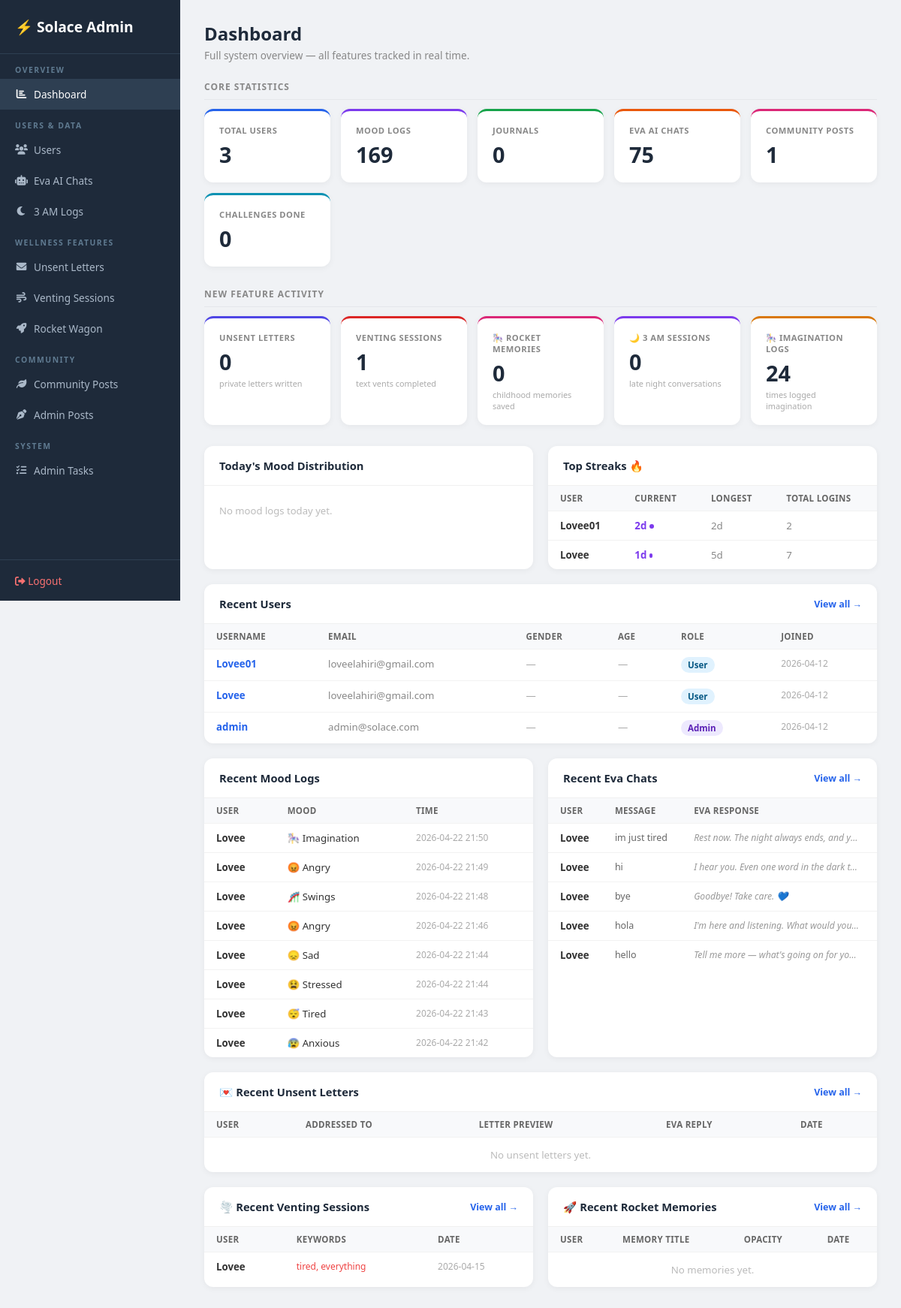
Page /admin (signed in) on the earlier database version.
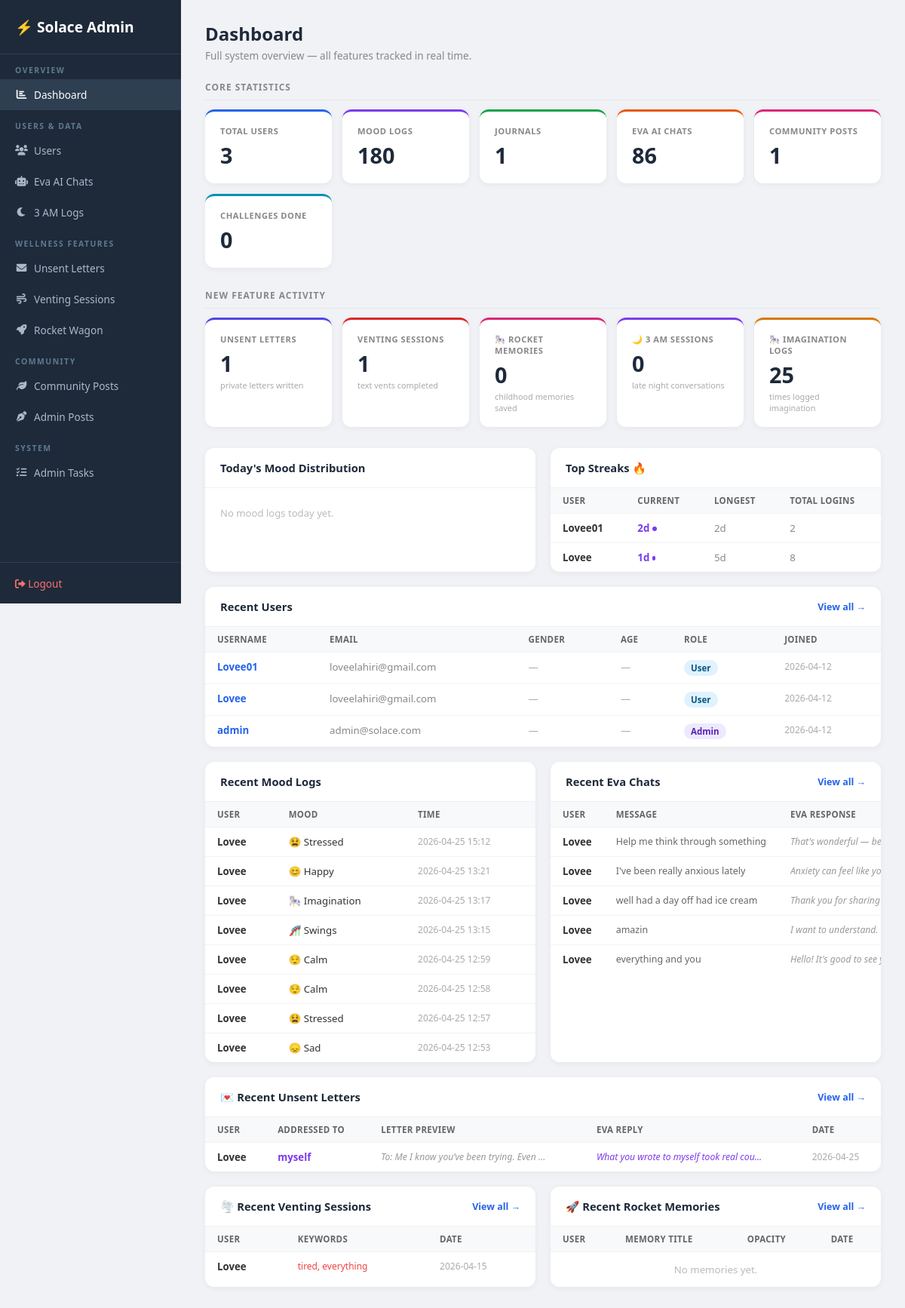
Same page on the later database version.
### tables this page shows
CREATE TABLE login_streaks (
                id            INTEGER PRIMARY KEY AUTOINCREMENT,
                user_id       INTEGER UNIQUE REFERENCES users(id),
                current_streak INTEGER DEFAULT 0,
                longest_streak INTEGER DEFAULT 0,
                last_login_date TEXT,
                total_logins   INTEGER DEFAULT 0
            );

CREATE TABLE users (
                id         INTEGER PRIMARY KEY AUTOINCREMENT,
                username   TEXT UNIQUE NOT NULL,
                email      TEXT NOT NULL,
                password   TEXT NOT NULL,
                is_admin   INTEGER DEFAULT 0,
                created_at DATETIME DEFAULT CURRENT_TIMESTAMP
            , gender TEXT DEFAULT '', age INTEGER DEFAULT 0, age_group TEXT DEFAULT '', dob TEXT DEFAULT '');

CREATE TABLE mood_logs (
                id        INTEGER PRIMARY KEY AUTOINCREMENT,
                user_id   INTEGER NOT NULL REFERENCES users(id),
                mood      TEXT NOT NULL,
                timestamp DATETIME DEFAULT CURRENT_TIMESTAMP
            );

CREATE TABLE chat_history (
                id           INTEGER PRIMARY KEY AUTOINCREMENT,
                session_id   TEXT,
                user_id      INTEGER REFERENCES users(id),
                user_message TEXT,
                ai_response  TEXT,
                timestamp    DATETIME DEFAULT CURRENT_TIMESTAMP
            );

CREATE TABLE venting_sessions (
                id         INTEGER PRIMARY KEY AUTOINCREMENT,
                user_id    INTEGER REFERENCES users(id),
                transcript TEXT,
                keywords   TEXT,
                created_at DATETIME DEFAULT CURRENT_TIMESTAMP
            );

CREATE TABLE unsent_letters (
                id         INTEGER PRIMARY KEY AUTOINCREMENT,
                user_id    INTEGER REFERENCES users(id),
                addressed_to TEXT NOT NULL,
                letter     TEXT NOT NULL,
                eva_reply  TEXT,
                created_at DATETIME DEFAULT CURRENT_TIMESTAMP
            );

### app.py (the view)
@app.route("/admin")
@admin_required
def admin_dashboard() -> Any:
    with get_db() as conn:
        total_users      = conn.execute("SELECT COUNT(*) FROM users").fetchone()[0]
        total_moods      = conn.execute("SELECT COUNT(*) FROM mood_logs").fetchone()[0]
        total_journals   = conn.execute("SELECT COUNT(*) FROM journals").fetchone()[0]
        total_chats      = conn.execute("SELECT COUNT(*) FROM chat_history").fetchone()[0]
        total_posts      = conn.execute("SELECT COUNT(*) FROM community_posts").fetchone()[0]
        total_letters    = conn.execute("SELECT COUNT(*) FROM unsent_letters").fetchone()[0]
        total_vents      = conn.execute("SELECT COUNT(*) FROM venting_sessions").fetchone()[0]
        total_memories   = conn.execute("SELECT COUNT(*) FROM rocket_wagon").fetchone()[0]
        total_challenges = conn.execute("SELECT COUNT(*) FROM daily_challenges WHERE completed=1").fetchone()[0]
        total_3am        = conn.execute("""
            SELECT COUNT(*) FROM chat_history
            WHERE strftime('%H', timestamp) IN ('01','02','03','04')
        """).fetchone()[0]
        mood_today = conn.execute("""
            SELECT mood, COUNT(*) as cnt FROM mood_logs
            WHERE DATE(timestamp) = DATE('now')
            GROUP BY mood ORDER BY cnt DESC
        """).fetchall()
        total_imagination = conn.execute(
            "SELECT COUNT(*) FROM mood_logs WHERE mood='imagination'"
        ).fetchone()[0]
        recent_users = conn.execute(
            "SELECT id, username, email, is_admin, created_at, gender, age FROM users ORDER BY created_at DESC LIMIT 6"
        ).fetchall()
        recent_moods = conn.execute("""
            SELECT u.username, ml.mood, ml.timestamp
            FROM mood_logs ml JOIN users u ON ml.user_id=u.id
            ORDER BY ml.timestamp DESC LIMIT 8
        """).fetchall()
        recent_chats = conn.execute("""
            SELECT u.username, ch.user_message, ch.ai_response, ch.timestamp
            FROM chat_history ch JOIN users u ON ch.user_id=u.id
            ORDER BY ch.timestamp DESC LIMIT 5
        """).fetchall()
        recent_letters = conn.execute("""
            SELECT ul.*, u.username FROM unsent_letters ul
            JOIN users u ON ul.user_id=u.id
            ORDER BY ul.created_at DESC LIMIT 5
        """).fetchall()
        recent_vents = conn.execute("""
            SELECT vs.*, u.username FROM venting_sessions vs
            JOIN users u ON vs.user_id=u.id
            ORDER BY vs.created_at DESC LIMIT 5
        """).fetchall()
        recent_memories = conn.execute("""
            SELECT rw.*, u.username FROM rocket_wagon rw
            JOIN users u ON rw.user_id=u.id
            ORDER BY rw.created_at DESC LIMIT 5
        """).fetchall()
        top_streaks = conn.execute("""
            SELECT u.username, ls.current_streak, ls.longest_streak, ls.total_logins
            FROM login_streaks ls JOIN users u ON ls.user_id=u.id
            ORDER BY ls.current_streak DESC LIMIT 5
        """).fetchall()
    return render_template(
        "admin/dashboard.html",
        total_users=total_users, total_moods=total_moods,
        total_journals=total_journals, total_chats=total_chats,
        total_posts=total_posts, total_letters=total_letters,
        total_vents=total_vents, total_memories=total_memories,
        total_challenges=total_challenges, total_3am=total_3am,
        total_imagination=total_imagination,
        mood_today=mood_today,
        recent_users=recent_users, recent_moods=recent_moods,
        recent_chats=recent_chats, recent_letters=recent_letters,
        recent_vents=recent_vents, recent_memories=recent_memories,
        top_streaks=top_streaks,
    )

### app.py (called while the page is built)
def get_db() -> sqlite3.Connection:
    db_path = os.path.join(os.path.dirname(os.path.abspath(__file__)), "database.db")
    conn = sqlite3.connect(db_path)
    conn.row_factory = sqlite3.Row
    return conn

def admin_required(f: Any) -> Any:
    @wraps(f)
    def dec(*args: Any, **kwargs: Any) -> Any:
        if "user_id" not in session or not session.get("is_admin"):
            flash("Admin access required.")
            return redirect(url_for("login_page"))
        return f(*args, **kwargs)
    return dec

### templates/admin/dashboard.html (shortened to what the changed rows need)
<!DOCTYPE html>
<html lang="en">
<head>
<link rel="stylesheet" href="https://cdnjs.cloudflare.com/ajax/libs/font-awesome/6.0.0/css/all.min.css">
</head>
<body>
<div class="main">
  <div class="page-hd">
    <h1>Dashboard</h1>
  </div>
  <div class="stats-grid">
    <div class="stat purple">
      <div class="stat-lbl">Mood Logs</div>
      <div class="stat-val">{{ total_moods }}</div>
    </div>
    <div class="stat green">
      <div class="stat-lbl">Journals</div>
      <div class="stat-val">{{ total_journals }}</div>
    </div>
    <div class="stat orange">
      <div class="stat-lbl">Eva AI Chats</div>
      <div class="stat-val">{{ total_chats }}</div>
    </div>
  </div>
  <div class="stats-grid">
    <div class="stat indigo">
      <div class="stat-lbl">Unsent Letters</div>
      <div class="stat-val">{{ total_letters }}</div>
      <div class="stat-sub">private letters written</div>
    </div>
    <div class="stat yellow">
      <div class="stat-lbl">🎠 Imagination Logs</div>
      <div class="stat-val">{{ total_imagination }}</div>
      <div class="stat-sub">times logged imagination</div>
    </div>
  </div>
  <div class="grid2">
        {% set MOOD_EMOJI = {'happy':'😊','sad':'😞','angry':'😡','anxious':'😰','calm':'😌','stressed':'😫','tired':'😴','imagination':'🎠','swings':'🎢'} %}
    <div class="card">
      <table>
        <thead><tr><th>User</th><th>Current</th><th>Longest</th><th>Total Logins</th></tr></thead>
        <tbody>
          {% for s in top_streaks %}
          <tr>
            <td style="font-weight:600">{{ s.username }}</td>
            <td>
              <span style="font-weight:800;color:#7c3aed;">{{ s.current_streak }}d</span>
              <span class="streak-bar" style="width:{{ [s.current_streak * 3, 80]|min }}px;"></span>
            </td>
            <td style="color:#888;">{{ s.longest_streak }}d</td>
            <td style="color:#888;">{{ s.total_logins }}</td>
          </tr>
          {% else %}
          <tr><td colspan="4" style="color:#bbb;text-align:center;padding:16px;">No streak data yet.</td></tr>
          {% endfor %}
        </tbody>
      </table>
    </div>
  </div>
  <div class="card">
    <table>
      <thead><tr><th>Username</th><th>Email</th><th>Gender</th><th>Age</th><th>Role</th><th>Joined</th></tr></thead>
      <tbody>
        {% for u in recent_users %}
        <tr>
          <td><a href="/admin/users/{{ u.id }}" style="color:#2563eb;text-decoration:none;font-weight:700;">{{ u.username }}</a></td>
          <td style="color:#888;">{{ u.email }}</td>
          <td style="color:#aaa;">{{ u.gender or '—' }}</td>
          <td style="color:#aaa;">{{ u.age or '—' }}</td>
          <td><span class="badge {{ 'admin' if u.is_admin else 'user' }}">{{ 'Admin' if u.is_admin else 'User' }}</span></td>
          <td style="color:#aaa;font-size:0.75rem;">{{ (u.created_at or '')[:10] }}</td>
        </tr>
        {% endfor %}
      </tbody>
    </table>
  </div>
  <div class="grid2">
    <div class="card">
      <table>
        <thead><tr><th>User</th><th>Mood</th><th>Time</th></tr></thead>
        <tbody>
          {% for m in recent_moods %}
          <tr>
            <td style="font-weight:600;">{{ m.username }}</td>
            <td>{{ MOOD_EMOJI.get(m.mood,'✨') if MOOD_EMOJI is defined else '' }} {{ m.mood|capitalize }}</td>
            <td style="color:#aaa;font-size:0.75rem;">{{ (m.timestamp or '')[:16] }}</td>
          </tr>
          {% endfor %}
        </tbody>
      </table>
    </div>
    <div class="card">
      <table>
        <thead><tr><th>User</th><th>Message</th><th>Eva Response</th></tr></thead>
        <tbody>
          {% for c in recent_chats %}
          <tr>
            <td style="font-weight:600;white-space:nowrap;">{{ c.username }}</td>
            <td><div class="preview">{{ c.user_message }}</div></td>
            <td><div class="italic-prev">{{ c.ai_response }}</div></td>
          </tr>
          {% endfor %}
        </tbody>
      </table>
    </div>
  </div>
  <div class="card">
    <table>
      <thead><tr><th>User</th><th>Addressed To</th><th>Letter Preview</th><th>Eva Reply</th><th>Date</th></tr></thead>
      <tbody>
        {% for l in recent_letters %}
        <tr>
          <td style="font-weight:600;">{{ l.username }}</td>
          <td style="color:#7c3aed;font-weight:600;">{{ l.addressed_to or '—' }}</td>
          <td><div class="italic-prev">{{ l.letter }}</div></td>
          <td><div class="italic-prev" style="color:#7c3aed;">{{ l.eva_reply or '—' }}</div></td>
          <td style="color:#aaa;font-size:0.75rem;">{{ (l.created_at or '')[:10] }}</td>
        </tr>
        {% else %}
        <tr><td colspan="5" style="color:#bbb;text-align:center;padding:14px;">No unsent letters yet.</td></tr>
        {% endfor %}
      </tbody>
    </table>
  </div>
  <div class="grid2">
    <div class="card">
      <table>
        <thead><tr><th>User</th><th>Keywords</th><th>Date</th></tr></thead>
        <tbody>
          {% for v in recent_vents %}
          <tr>
            <td style="font-weight:600;">{{ v.username }}</td>
            <td style="color:#ef4444;font-size:0.75rem;">{{ (v.keywords or '')[:60] }}</td>
            <td style="color:#aaa;font-size:0.75rem;">{{ (v.created_at or '')[:10] }}</td>
          </tr>
          {% else %}
          <tr><td colspan="3" style="color:#bbb;text-align:center;padding:14px;">No venting sessions yet.</td></tr>
          {% endfor %}
        </tbody>
      </table>
    </div>
    <div class="card">
      <table>
        <thead><tr><th>User</th><th>Memory Title</th><th>Opacity</th><th>Date</th></tr></thead>
      </table>
    </div>
  </div>
</div>
</body>
</html>

Differences in the rows shown:
no longer on this page (row unchanged): mood_logs: username "Lovee", mood "🎠", mood "Imagination", timestamp "2026-04-22 21:50"
no longer on this page (row unchanged): mood_logs: username "Lovee", mood "😡", mood "Angry", timestamp "2026-04-22 21:49"
no longer on this page (row unchanged): mood_logs: username "Lovee", mood "🎢", mood "Swings", timestamp "2026-04-22 21:48"
no longer on this page (row unchanged): mood_logs: username "Lovee", mood "😡", mood "Angry", timestamp "2026-04-22 21:46"
no longer on this page (row unchanged): mood_logs: username "Lovee", mood "😞", mood "Sad", timestamp "2026-04-22 21:44"
no longer on this page (row unchanged): mood_logs: username "Lovee", mood "😫", mood "Stressed", timestamp "2026-04-22 21:44"
no longer on this page (row unchanged): mood_logs: username "Lovee", mood "😴", mood "Tired", timestamp "2026-04-22 21:43"
no longer on this page (row unchanged): mood_logs: username "Lovee", mood "😰", mood "Anxious", timestamp "2026-04-22 21:42"
no longer on this page (row unchanged): chat_history: username "Lovee", user_message "im just tired", ai_response "Rest now. The night always ends, and y…"
no longer on this page (row unchanged): chat_history: username "Lovee", user_message "hi", ai_response "I hear you. Even one word in the dark t…"
no longer on this page (row unchanged): chat_history: username "Lovee", user_message "bye", ai_response "Goodbye! Take care. 💙"
no longer on this page (row unchanged): chat_history: username "Lovee", user_message "hola", ai_response "I'm here and listening. What would you…"
no longer on this page (row unchanged): chat_history: username "Lovee", user_message "hello", ai_response "Tell me more — what's going on for yo…"
changed login_streaks "Lovee": total_logins "7" → "8"
added mood_logs: username "Lovee", mood "😫", mood "Stressed", timestamp "2026-04-25 15:12"
added mood_logs: username "Lovee", mood "😊", mood "Happy", timestamp "2026-04-25 13:21"
added mood_logs: username "Lovee", mood "🎠", mood "Imagination", timestamp "2026-04-25 13:17"
added mood_logs: username "Lovee", mood "🎢", mood "Swings", timestamp "2026-04-25 13:15"
added mood_logs: username "Lovee", mood "😌", mood "Calm", timestamp "2026-04-25 12:59"
added mood_logs: username "Lovee", mood "😌", mood "Calm", timestamp "2026-04-25 12:58"
added mood_logs: username "Lovee", mood "😫", mood "Stressed", timestamp "2026-04-25 12:57"
added mood_logs: username "Lovee", mood "😞", mood "Sad", timestamp "2026-04-25 12:53"
added chat_history: username "Lovee", user_message "Help me think through something", ai_response "That's wonderful — being with people…"
added chat_history: username "Lovee", user_message "I've been really anxious lately", ai_response "Anxiety can feel like your mind is racin…"
added chat_history: username "Lovee", user_message "well had a day off had ice cream", ai_response "Thank you for sharing that with me. W…"
added chat_history: username "Lovee", user_message "amazin", ai_response "I want to understand. Can you share a…"
added chat_history: username "Lovee", user_message "everything and you", ai_response "Hello! It's good to see you. How has yo…"
added unsent_letters: username "Lovee", addressed_to "myself", letter "To: Me I know you’ve been trying. Even…", eva_reply "What you wrote to myself took real cou…", created_at "2026-04-25"
Other differences:
{{ total_moods }}: "169" → "180"
{{ total_journals }}: "0" → "1"
{{ total_chats }}: "75" → "86"
{{ total_letters }}: "0" → "1"
{{ total_imagination }}: "24" → "25"
text no longer shown: "No unsent letters yet."
